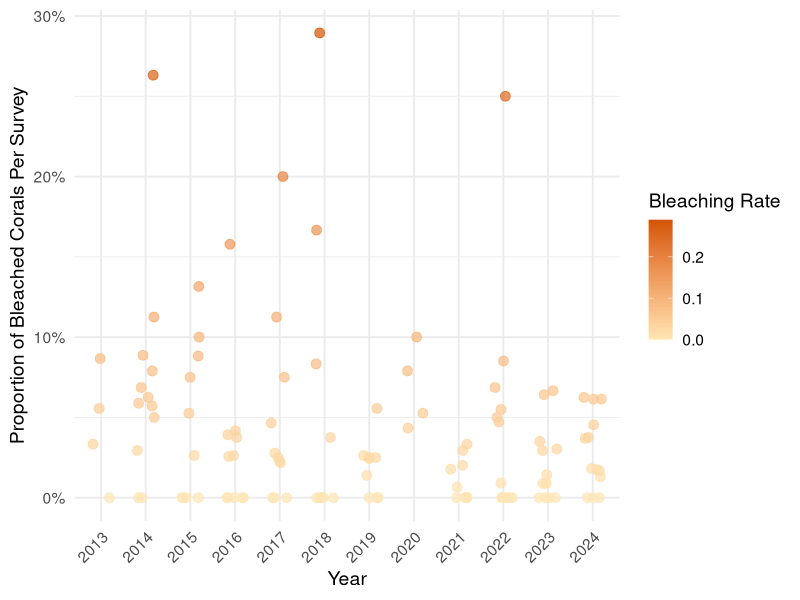
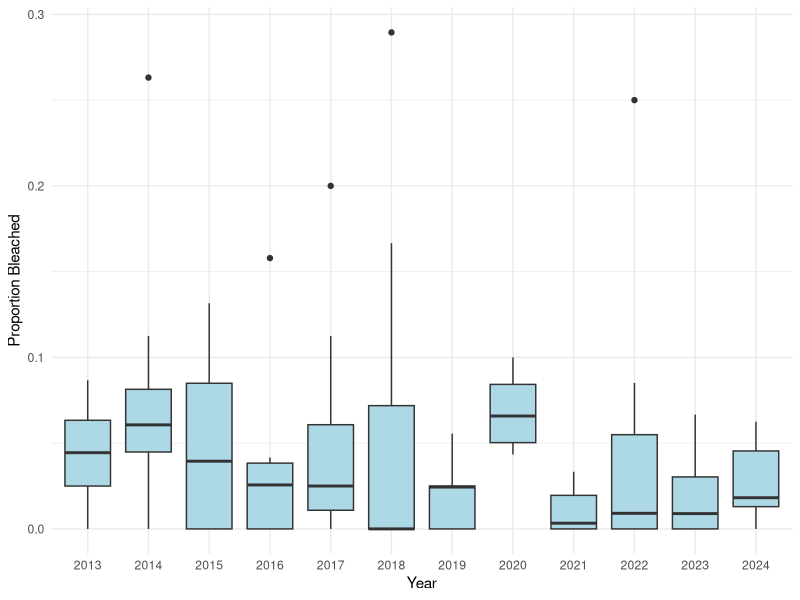
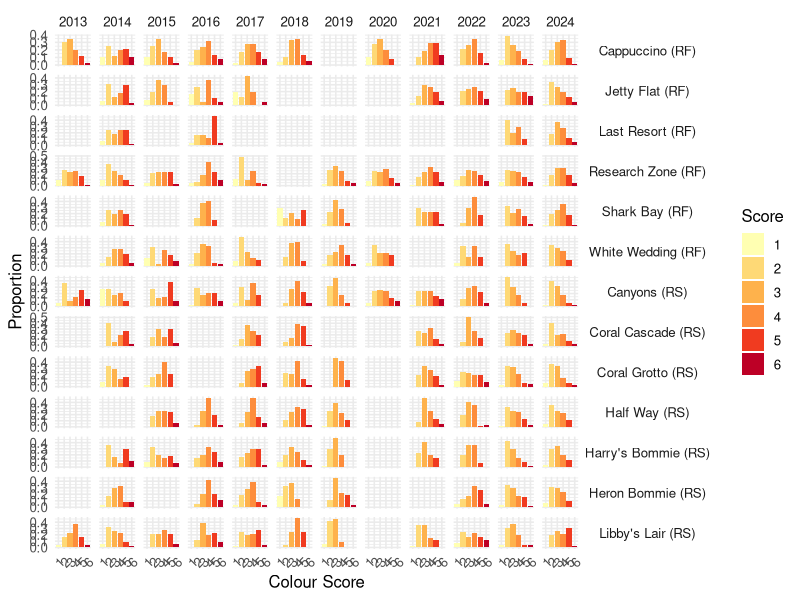
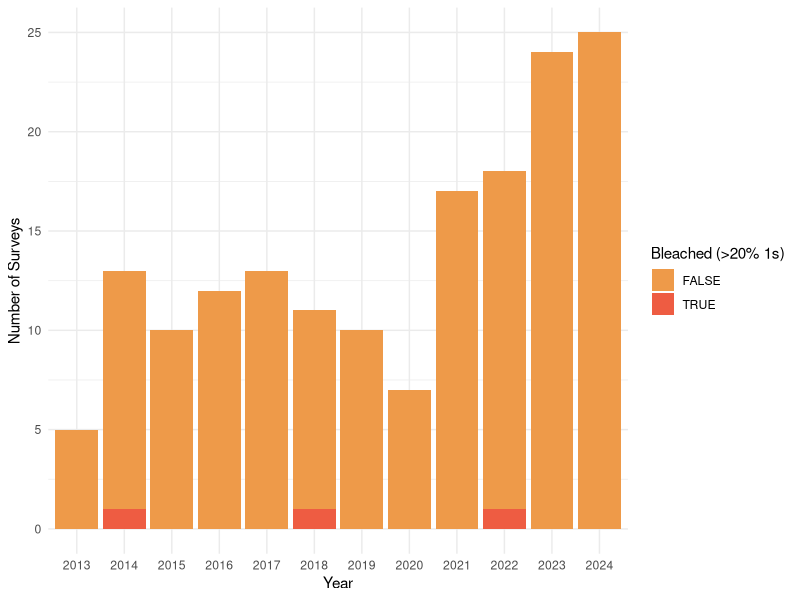
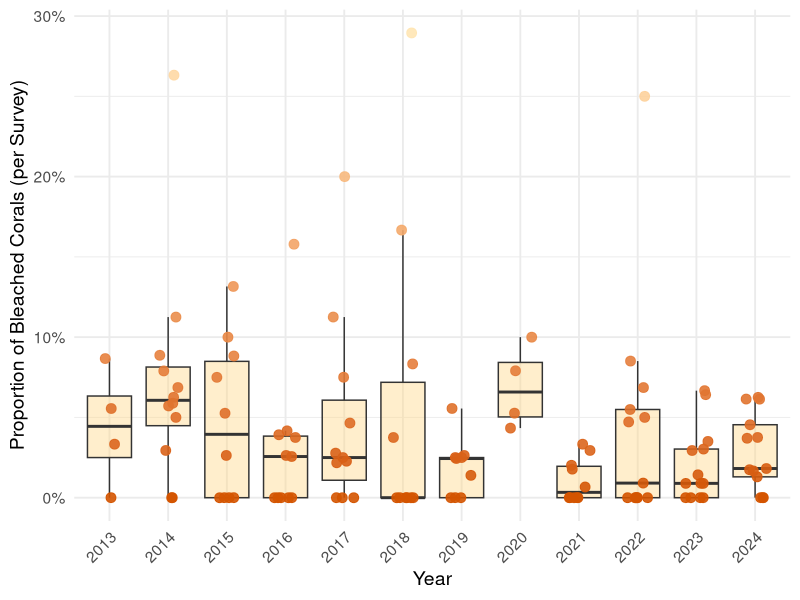
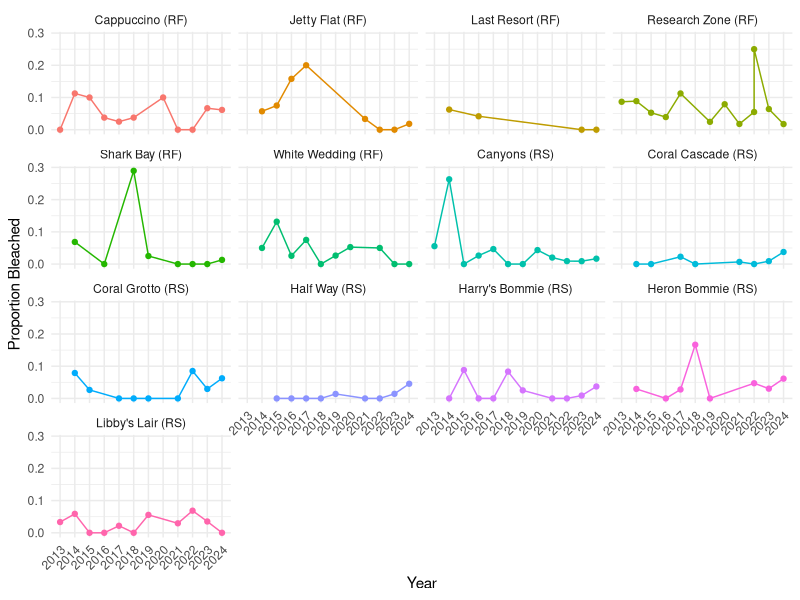
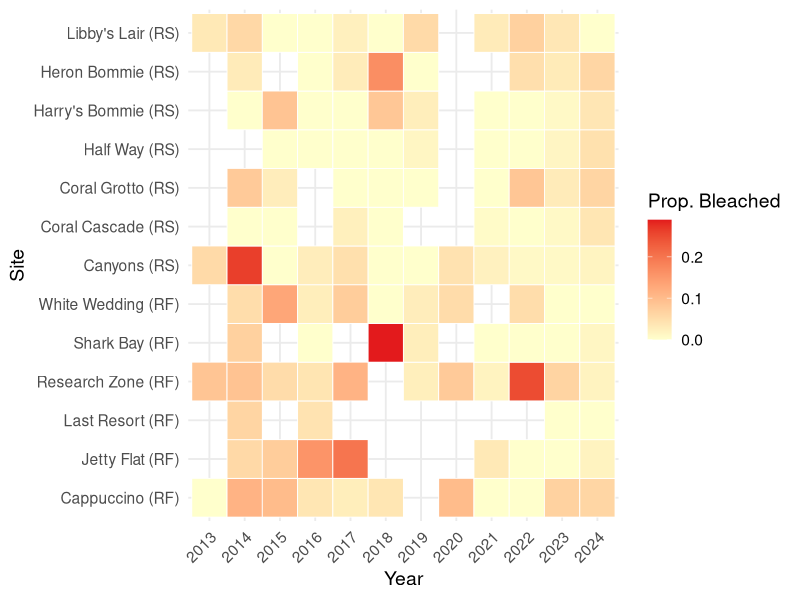

These figures' R source, in order:
#####CoralWatch visualisations and statistics###
library(ggplot2)
library(tidyverse)

##########CORAL WATCH###########################
CWsub <- read_csv(file = "coralwatch_sub.csv")

######proportion of colour scores per site and year
CWsub <- CWsub %>%
  arrange(site_type, SITE) %>%
  mutate(SITE_label = factor(SITE_label, levels = unique(SITE_label)))

p1 <- CWsub %>%
  group_by(SITE_label, year, Colour_Code_num) %>%
  summarise(n = n(), .groups = "drop") %>%
  group_by(SITE_label, year) %>%
  mutate(prop = n / sum(n)) %>%
  ggplot(aes(x = factor(Colour_Code_num), y = prop, fill = factor(Colour_Code_num))) +
  geom_col() +
  facet_grid(SITE_label ~ year, scales = "free_y") +
  labs(x = "Colour Score",
    y = "Proportion") +
  scale_fill_brewer(palette = "YlOrRd", name = "Score") +
  theme_minimal(base_size = 12) +
  theme(axis.text.x = element_text(angle = 45, hjust = 1)) +
  theme(strip.text.y.right = element_text(angle = 0))

ggsave("CW_ColourScore_S_Y.jpeg", p1, width = 11, height = 9, dpi = 300)

#####detect bleaching if 1 is more than 20% per survey
CW_bleach_detect <- CWsub %>%
  group_by(survey_id, SITE, site_type, SITE_label, DATE, year) %>%
  summarise(
    observations = n(),
    n_bleach = sum(Colour_Code_num == 1),
    prop_bleach = n_bleach / observations
  ) %>% ungroup %>%
  mutate(bleached = prop_bleach > 0.2)

###as above but merging surveys by year
CW_bleach_detect_year <- CW_bleach_detect %>%
  group_by(year, SITE, site_type, SITE_label, bleached) %>%
  reframe(
    n_surveys = n_distinct(survey_id, na.rm = TRUE),
    n_observations = sum(observations),
    n_bleached_obs = sum(n_bleach),
    prop_bleach_obs = n_bleached_obs / n_observations)

#Group RF and RS sites - dont run this line if you dont want grouped by RS or RF
CW_bleach_detect_year <- CW_bleach_detect_year %>%
  arrange(site_type, SITE) %>%
  mutate(SITE_label = factor(SITE_label, levels = unique(SITE_label)))

write_csv(CW_bleach_detect_year, "CW_bleach_detect_year.csv")

###plot (above) bleaching by year (sites combined)
p2 <- CW_bleach_detect_year %>%
  group_by(year, bleached) %>%
  summarise(total_surveys = sum(n_surveys), .groups = "drop") %>%
  ggplot(aes(x = factor(year), y = total_surveys, fill = bleached)) +
  geom_col(position = "stack") +
  labs(x = "Year",
       y = "Number of Surveys",
       fill = "Bleached (>20% 1s)") +
  scale_fill_manual(values = c("tan2", "tomato2")) +
  theme_minimal()

ggsave("CW_surveys_with_20perc_bleach.jpeg", p2, width = 7, height = 5, dpi = 300)

###each survey plotted to visualise prop bleached corals per survey
ggplot(CW_bleach_detect_year, aes(x = factor(year), y = prop_bleach_obs)) +
  geom_jitter(width = 0.2, aes(color = prop_bleach_obs), size = 3, alpha = 0.7) +
  scale_color_gradient(low = "#FFE5B4", high = "#D35400") +
  scale_y_continuous(labels = scales::percent_format(accuracy = 1)) +
  labs(
    x = "Year",
    y = "Proportion of Bleached Corals Per Survey",
    color = "Bleaching Rate"
  ) +
  theme_minimal(base_size = 14) +
  theme(axis.text.x = element_text(angle = 45, hjust = 1))

#as above but with boxplots
p3 <- ggplot(CW_bleach_detect_year, aes(x = factor(year), y = prop_bleach_obs)) +
  geom_boxplot(outlier.shape = NA, fill = "#FFD580", alpha = 0.4) +
  geom_jitter(aes(color = prop_bleach_obs), width = 0.2, size = 3, alpha = 0.9) +
  scale_color_gradient(high = "#FFE5B4", low = "#D35400", guide = "none") +
  scale_y_continuous(labels = scales::percent_format(accuracy = 1)) +
  labs(
    x = "Year",
    y = "Proportion of Bleached Corals (per Survey)",
    color = "Bleaching Rate"
  ) +
  theme_minimal(base_size = 14) +
  theme(axis.text.x = element_text(angle = 45, hjust = 1))
ggsave("CW_boxplot_prop_survey_bleach.jpeg", p3, width = 9, height = 7, dpi = 300)


#only looking at proportion bleached by year (surveys combined)
p4 <- ggplot(CW_bleach_detect_year, aes(x = factor(year), y = prop_bleach_obs, group = SITE_label, color = SITE_label)) +
  geom_line() +
  geom_point() +
  labs(x = "Year", y = "Proportion Bleached") +
  theme_minimal() +
  theme(legend.position = "none") +  
  facet_wrap(~ SITE_label)  +
  theme(axis.text.x = element_text(angle = 45, hjust = 1))
ggsave("CW_prop_bleach_SITE_year.jpeg", p4, width = 11, height = 7, dpi = 300)


##heatmap of proportion bleached by year
p5 <- ggplot(CW_bleach_detect_year, aes(x = factor(year), y = (SITE_label), fill = prop_bleach_obs)) +
  geom_tile(color = "white", linewidth = 0.3) +
  scale_fill_gradient(low = "#FFFFCC", high = "#E31A1C", na.value = "grey90") +
  labs(x = "Year", y = "Site", fill = "Prop. Bleached") +
  theme_minimal(base_size = 14) +
  theme(axis.text.x = element_text(angle = 45, hjust = 1))
ggsave("CW_heatmap_bleach_SITE_year.jpeg", p5, width = 11, height = 7, dpi = 300)


#as above but boxplots (no site), might be good to see range
ggplot(CW_bleach_detect_year, aes(x = factor(year), y = prop_bleach_obs)) +
  geom_boxplot(fill = "lightblue") +
  labs(x = "Year", y = "Proportion Bleached") +
  theme_minimal()

##############################################################
##APPLY TIME SERIES LINEAR MODEL
CW_bleach_detect_year <- CW_bleach_detect_year %>%
  mutate(prop_bleach_adj = ifelse(prop_bleach_obs == 0, 0.0001,
                                  ifelse(prop_bleach_obs == 1, 0.9999, prop_bleach_obs)))

library(glmmTMB)
m_beta_cw <- glmmTMB(prop_bleach_adj ~ year,
                data = CW_bleach_detect_year,
                family = beta_family(link = "logit"))
summary(m_beta_cw)
###not significant over time at site/year level.
